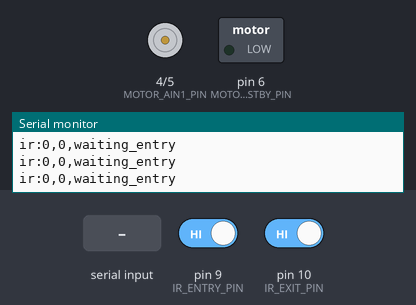
This sketch was run on a simulated Arduino Uno, built with avr-gcc and run on an emulated ATmega328P. Shown: motor-driver pin pairs drawn as motors (green arrow = first pin HIGH = forward, orange = second pin HIGH = backward, longer = more drive, scaled by the enable pin, stopped while the standby pin is LOW), switched loads named in the sketch (green lamp = pin HIGH), the last lines printed to the serial monitor. Inputs (shaded band) come from the test bench; at power-on: pin 9 (IR_ENTRY_PIN) HIGH, pin 10 (IR_EXIT_PIN) HIGH.

Above: at 1.2 s.
1.3 s: pin 9 (IR_ENTRY_PIN) driven LOW
At 2.5 s:
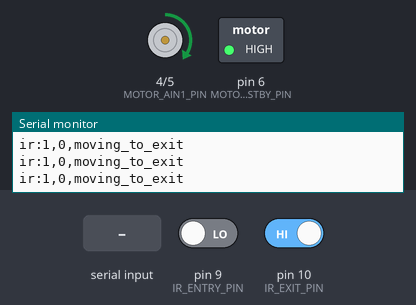
2.8 s: "s" received over Serial
At 4.0 s:
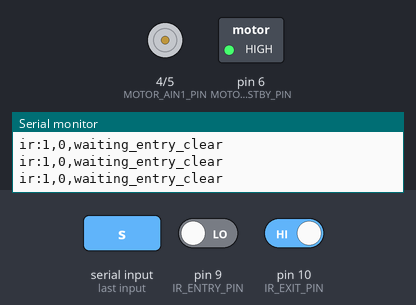
4.3 s: "r" received over Serial
At 5.1 s:
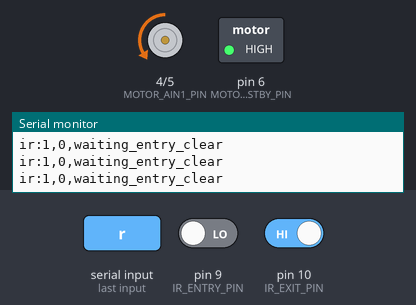
Timing chart, 0 to 7.3 s (numbered marks = the images above; inputs shaded):
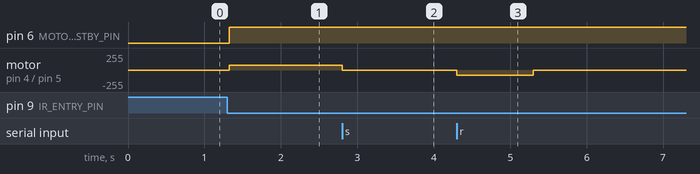

Measured:
- after the input at 1.3 s, pin 6 (MOTOR_STBY_PIN): LOW → HIGH at once; motor on pin 4 (MOTOR_AIN1_PIN) / pin 5 (MOTOR_AIN2_PIN): stopped → forward 75/255 at once
- after the input at 2.8 s, motor on pin 4 (MOTOR_AIN1_PIN) / pin 5 (MOTOR_AIN2_PIN): forward 75/255 → stopped at once
- after the input at 4.3 s, motor on pin 4 (MOTOR_AIN1_PIN) / pin 5 (MOTOR_AIN2_PIN): stopped → backward 75/255 at once, → stopped 1.0 s later

The sketch:

collector_driver.ino
```cpp
/*
  Collector runtime driver

  Preserves the hardware-validated 06_motor_driver_wiring_check contract:
    9600 baud, no line ending, f/r/s/+/- single-byte commands.
    D3=PWMA, D4=AIN1, D5=AIN2, D6=STBY.
*/
const byte MOTOR_PWM_PIN = 3;
const byte MOTOR_AIN1_PIN = 4;
const byte MOTOR_AIN2_PIN = 5;
const byte MOTOR_STBY_PIN = 6;
const byte IR_ENTRY_PIN = 9;
const byte IR_EXIT_PIN = 10;
const byte PWM_STEP = 10;
const unsigned long COMMAND_TIMEOUT_MS = 1000;
const unsigned long IR_DEBOUNCE_MS = 25;
const unsigned long IR_HEARTBEAT_MS = 500;
const unsigned long AUTOMATIC_CYCLE_TIMEOUT_MS = 5000;

// Safe bring-up default. Increase gradually from the UI after confirming that
// the TB6612 and 12 V supply remain stable under continuous load.
byte motorPwm = 75;
char motorMode = 's';
unsigned long lastCommandMs = 0;

enum CollectionCycleState {
  WAITING_FOR_ENTRY,
  MOVING_TO_EXIT,
  WAITING_FOR_EXIT_CLEAR,
  WAITING_FOR_ENTRY_CLEAR,
  CYCLE_TIMED_OUT
};

CollectionCycleState collectionState = WAITING_FOR_ENTRY;
bool automaticCycleActive = false;
unsigned long automaticCycleStartedMs = 0;

struct DebouncedBeam {
  byte pin;
  bool rawBroken;
  bool stableBroken;
  unsigned long rawChangedMs;
};

DebouncedBeam entryBeam = {IR_ENTRY_PIN, false, false, 0};
DebouncedBeam exitBeam = {IR_EXIT_PIN, false, false, 0};
unsigned long lastIrHeartbeatMs = 0;

const char *collectionStateName() {
  switch (collectionState) {
    case WAITING_FOR_ENTRY:
      return "waiting_entry";
    case MOVING_TO_EXIT:
      return "moving_to_exit";
    case WAITING_FOR_EXIT_CLEAR:
      return "waiting_exit_clear";
    case WAITING_FOR_ENTRY_CLEAR:
      return "waiting_entry_clear";
    case CYCLE_TIMED_OUT:
      return "timed_out";
  }
  return "unknown";
}

bool readBeamBroken(byte pin) {
  // Adafruit break-beam receivers are open-collector and active LOW.
  return digitalRead(pin) == LOW;
}

bool updateBeam(DebouncedBeam &beam, unsigned long now) {
  bool rawBroken = readBeamBroken(beam.pin);
  if (rawBroken != beam.rawBroken) {
    beam.rawBroken = rawBroken;
    beam.rawChangedMs = now;
  }
  if (beam.stableBroken != beam.rawBroken &&
      now - beam.rawChangedMs >= IR_DEBOUNCE_MS) {
    beam.stableBroken = beam.rawBroken;
    return true;
  }
  return false;
}

void publishIrStatus() {
  // Machine-readable line consumed by SerialCollectorDriver.
  Serial.print("ir:");
  Serial.print(entryBeam.stableBroken ? 1 : 0);
  Serial.print(",");
  Serial.print(exitBeam.stableBroken ? 1 : 0);
  Serial.print(",");
  Serial.println(collectionStateName());
}

void motorCoast() {
  analogWrite(MOTOR_PWM_PIN, 0);
  digitalWrite(MOTOR_AIN1_PIN, LOW);
  digitalWrite(MOTOR_AIN2_PIN, LOW);
  motorMode = 's';
}

void applyMotor() {
  digitalWrite(MOTOR_STBY_PIN, HIGH);
  if (motorMode == 'f') {
    digitalWrite(MOTOR_AIN1_PIN, HIGH);
    digitalWrite(MOTOR_AIN2_PIN, LOW);
  } else if (motorMode == 'r') {
    digitalWrite(MOTOR_AIN1_PIN, LOW);
    digitalWrite(MOTOR_AIN2_PIN, HIGH);
  } else {
    motorCoast();
    return;
  }
  analogWrite(MOTOR_PWM_PIN, motorPwm);
}

void updateAutomaticCollection() {
  switch (collectionState) {
    case WAITING_FOR_ENTRY:
      if (entryBeam.stableBroken) {
        motorMode = 'f';
        automaticCycleActive = true;
        automaticCycleStartedMs = millis();
        applyMotor();
        collectionState = exitBeam.stableBroken
          ? WAITING_FOR_EXIT_CLEAR
          : MOVING_TO_EXIT;
      }
      break;

    case MOVING_TO_EXIT:
      if (exitBeam.stableBroken) {
        collectionState = WAITING_FOR_EXIT_CLEAR;
      }
      break;

    case WAITING_FOR_EXIT_CLEAR:
      if (!exitBeam.stableBroken) {
        motorCoast();
        automaticCycleActive = false;
        collectionState = WAITING_FOR_ENTRY_CLEAR;
      }
      break;

    case WAITING_FOR_ENTRY_CLEAR:
      if (!entryBeam.stableBroken) {
        collectionState = WAITING_FOR_ENTRY;
      }
      break;

    case CYCLE_TIMED_OUT:
      if (!entryBeam.stableBroken && !exitBeam.stableBroken) {
        collectionState = WAITING_FOR_ENTRY;
      }
      break;
  }

  if (automaticCycleActive &&
      millis() - automaticCycleStartedMs >= AUTOMATIC_CYCLE_TIMEOUT_MS) {
    motorCoast();
    automaticCycleActive = false;
    collectionState = CYCLE_TIMED_OUT;
  }
}

void setup() {
  Serial.begin(9600);
  pinMode(MOTOR_PWM_PIN, OUTPUT);
  pinMode(MOTOR_AIN1_PIN, OUTPUT);
  pinMode(MOTOR_AIN2_PIN, OUTPUT);
  pinMode(MOTOR_STBY_PIN, OUTPUT);
  pinMode(IR_ENTRY_PIN, INPUT_PULLUP);
  pinMode(IR_EXIT_PIN, INPUT_PULLUP);
  digitalWrite(MOTOR_STBY_PIN, LOW);
  motorCoast();
  entryBeam.rawBroken = entryBeam.stableBroken = readBeamBroken(IR_ENTRY_PIN);
  exitBeam.rawBroken = exitBeam.stableBroken = readBeamBroken(IR_EXIT_PIN);
  publishIrStatus();
}

void loop() {
  while (Serial.available() > 0) {
    char command = Serial.read();
    lastCommandMs = millis();
    if (command == 'f' || command == 'r') {
      motorMode = command;
      applyMotor();
    } else if (command == 's') {
      motorCoast();
      automaticCycleActive = false;
      collectionState = entryBeam.stableBroken
        ? WAITING_FOR_ENTRY_CLEAR
        : WAITING_FOR_ENTRY;
    } else if (command == '+') {
      motorPwm = min(255, motorPwm + PWM_STEP);
      applyMotor();
    } else if (command == '-') {
      motorPwm = max(0, motorPwm - PWM_STEP);
      applyMotor();
    }
  }
  if (!automaticCycleActive &&
      motorMode != 's' &&
      millis() - lastCommandMs > COMMAND_TIMEOUT_MS) {
    motorCoast();
  }

  unsigned long now = millis();
  bool irChanged = updateBeam(entryBeam, now);
  irChanged = updateBeam(exitBeam, now) || irChanged;
  CollectionCycleState previousState = collectionState;
  updateAutomaticCollection();
  bool cycleChanged = collectionState != previousState;
  if (irChanged || cycleChanged || now - lastIrHeartbeatMs >= IR_HEARTBEAT_MS) {
    publishIrStatus();
    lastIrHeartbeatMs = now;
  }
}
```
